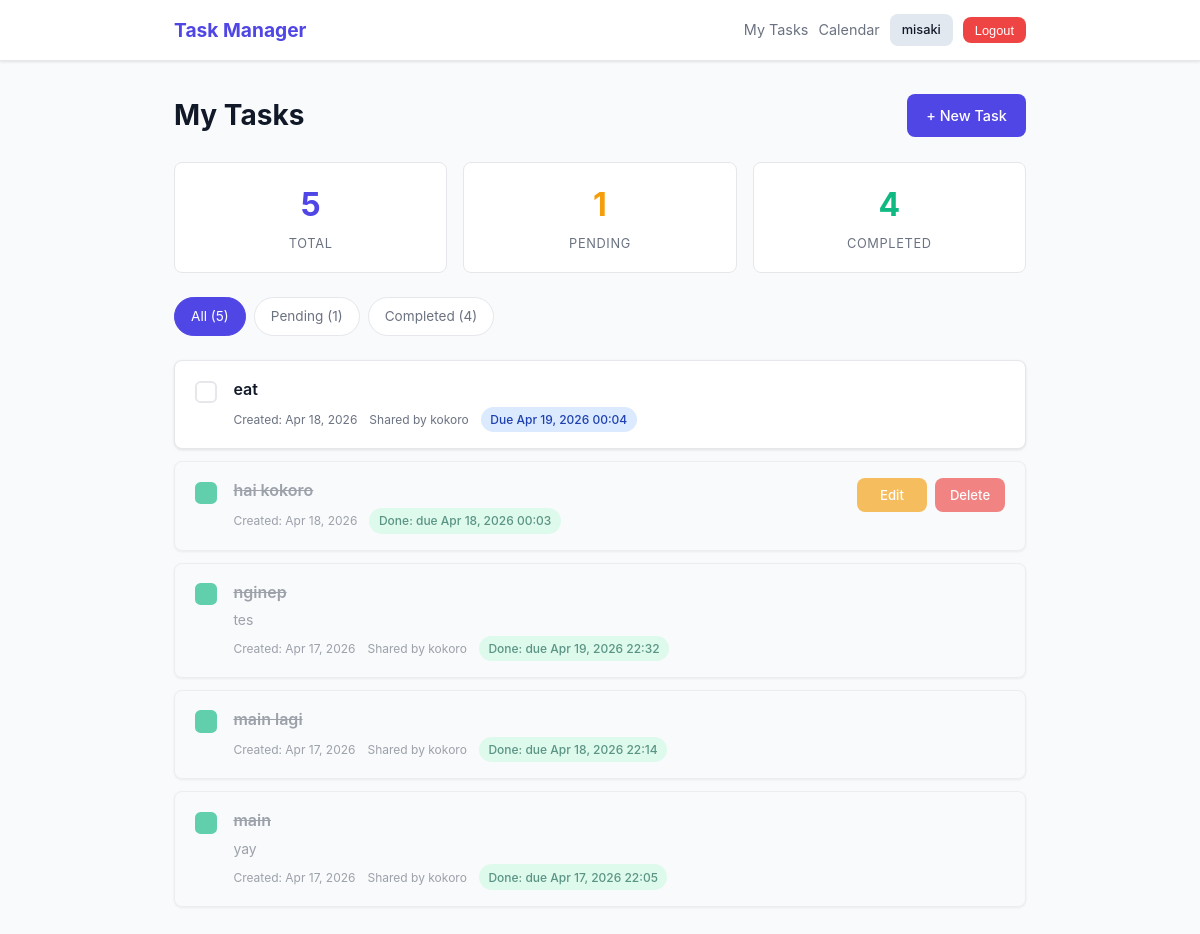
The page /tasks/?filter=all (signed in) on the database its author committed.
### tasks/models.py (models this page shows, shortened)
class Task(models.Model):
    user = models.ForeignKey(User, on_delete=models.CASCADE, related_name='tasks')
    title = models.CharField(max_length=200)
    description = models.TextField(blank=True)
    completed = models.BooleanField(default=False)
    deadline = models.DateTimeField(null=True, blank=True)
    created_at = models.DateTimeField(auto_now_add=True)
    updated_at = models.DateTimeField(auto_now=True)
    shared_with = models.ManyToManyField(
        User,
        through='SharedTask',
        related_name='shared_tasks',
        blank=True,
    )
    class Meta:
        ordering = ['-created_at']
    @property
    def is_overdue(self):
        if self.deadline and not self.completed:
            return timezone.now() > self.deadline
        return False

### tasks/views.py (the view)
# urls.py: path('tasks/', views.task_list_view, name='task_list'),
@login_required
def task_list_view(request):
    all_own_tasks = Task.objects.filter(user=request.user)
    all_shared_tasks = Task.objects.filter(shared_with=request.user)
    total_count = all_own_tasks.count() + all_shared_tasks.count()
    completed_count = all_own_tasks.filter(completed=True).count() + all_shared_tasks.filter(completed=True).count()
    pending_count = total_count - completed_count
    own_tasks = all_own_tasks
    shared_tasks = all_shared_tasks
    filter_param = request.GET.get('filter', 'all')
    if filter_param == 'completed':
        own_tasks = own_tasks.filter(completed=True)
        shared_tasks = shared_tasks.filter(completed=True)
    elif filter_param == 'pending':
        own_tasks = own_tasks.filter(completed=False)
        shared_tasks = shared_tasks.filter(completed=False)
    tasks = (own_tasks | shared_tasks).distinct().order_by('-created_at')
    context = {
        'tasks': tasks,
        'filter': filter_param,
        'total_count': total_count,
        'completed_count': completed_count,
        'pending_count': pending_count,
    }
    return render(request, 'tasks/task_list.html', context)

### tasks/templates/tasks/task_list.html (shortened to what this page needs)
{% extends 'base.html' %}
{% block content %}
<div class="page-header">
    <h1>My Tasks</h1>
    <a href="{% url 'task_create' %}" class="btn btn-primary">+ New Task</a>
</div>
<div class="stats-bar">
    <div class="stat-item">
        <span class="stat-number">{{ total_count }}</span>
        <span class="stat-label">Total</span>
    </div>
    <div class="stat-item">
        <span class="stat-number stat-pending">{{ pending_count }}</span>
        <span class="stat-label">Pending</span>
    </div>
    <div class="stat-item">
        <span class="stat-number stat-done">{{ completed_count }}</span>
        <span class="stat-label">Completed</span>
    </div>
</div>
<div class="filter-tabs">
    <a href="{% url 'task_list' %}?filter=all"
       class="filter-tab {% if filter == 'all' %}active{% endif %}">All ({{ total_count }})</a>
    <a href="{% url 'task_list' %}?filter=pending"
       class="filter-tab {% if filter == 'pending' %}active{% endif %}">Pending ({{ pending_count }})</a>
    <a href="{% url 'task_list' %}?filter=completed"
       class="filter-tab {% if filter == 'completed' %}active{% endif %}">Completed ({{ completed_count }})</a>
</div>
{% if tasks %}
    <div class="task-list">
        {% for task in tasks %}
            <div id="task-{{ task.pk }}" class="task-card {% if task.completed %}task-completed{% endif %} {% if task.is_overdue %}task-overdue{% endif %}">
                <div class="task-checkbox">
                    <form method="post" action="{% url 'task_toggle' task.pk %}" style="display:inline;">
                        <button type="submit" class="checkbox-btn {% if task.completed %}checkbox-checked{% endif %}" aria-label="Toggle task completion"></button>
                    </form>
                </div>
                <div class="task-content">
                    <h3 class="task-title {% if task.completed %}strikethrough{% endif %}">
                        {{ task.title }}
                    </h3>
                    {% if task.description %}
                        <p class="task-description">{{ task.description }}</p>
                    {% endif %}
                    <div class="task-meta-row">
                        <small class="task-meta">Created: {{ task.created_at|date:"M d, Y" }}</small>
                        {% if task.user != request.user %}
                            <span class="task-meta">Shared by {{ task.user.username }}</span>
                        {% endif %}
                        {% if task.deadline %}
                            {% if task.completed %}
                                <span class="deadline-badge deadline-done">
                                    Done: due {{ task.deadline|date:"M d, Y H:i" }}
                                </span>
                            {% elif task.is_overdue %}
                                <span class="deadline-badge deadline-overdue">
                                    Overdue: {{ task.deadline|date:"M d, Y H:i" }}
                                </span>
                            {% else %}
                                <span class="deadline-badge deadline-upcoming">
                                    Due {{ task.deadline|date:"M d, Y H:i" }}
                                </span>
                            {% endif %}
                        {% endif %}
                    </div>
                </div>
                <div class="task-actions">
                    {% if task.user == request.user %}
                        <a href="{% url 'task_update' task.pk %}" class="btn btn-warning btn-sm">Edit</a>
                        <a href="{% url 'task_delete' task.pk %}" class="btn btn-danger btn-sm">Delete</a>
                    {% endif %}
                </div>
            </div>
        {% endfor %}
    </div>
{% endif %}
{% endblock %}

### templates/base.html (shortened to what this page needs)
{% load static %}
<!DOCTYPE html>
<html lang="en">
<head>
    <link rel="stylesheet" href="{% static 'css/style.css' %}">
</head>
<body>
<nav class="navbar">
    <div class="nav-container">
        <a href="{% url 'task_list' %}" class="nav-brand">Task Manager</a>
        <div class="nav-links">
            {% if request.user.is_authenticated %}
                <a href="{% url 'task_list' %}" class="nav-link">My Tasks</a>
                <a href="{% url 'calendar' %}" class="nav-link">Calendar</a>
                <span class="btn btn-user btn-sm">{{ request.user.username }}</span>
                <form method="post" action="{% url 'logout' %}" class="nav-logout-form">
                    <button type="submit" class="btn btn-logout btn-sm">Logout</button>
                </form>
            {% else %}
                <a href="{% url 'login' %}" class="nav-link">Login</a>
                <a href="{% url 'register' %}" class="btn btn-primary btn-sm">Register</a>
            {% endif %}
        </div>
    </div>
</nav>
<main class="main-content">
    <div class="container">
        {% block content %}{% endblock %}
    </div>
</main>
</body>
</html>

### rows shown on the page
Task: completed False (drawn), title "eat", created_at "Apr 18, 2026", user.username "kokoro", deadline "Apr 19, 2026 00:04"
Task: completed True (drawn), title "hai kokoro", created_at "Apr 18, 2026", deadline "Apr 18, 2026 00:03", shows "Edit"
Task: completed True (drawn), title "nginep", description "tes", created_at "Apr 17, 2026", user.username "kokoro", deadline "Apr 19, 2026 22:32"
Task: completed True (drawn), title "main lagi", created_at "Apr 17, 2026", user.username "kokoro", deadline "Apr 18, 2026 22:14"
Task: completed True (drawn), title "main", description "yay", created_at "Apr 17, 2026", user.username "kokoro", deadline "Apr 17, 2026 22:05"

### other values the page prints
{{ request.user.username }} "misaki"
{{ total_count }} "5"
{{ pending_count }} "1"
{{ completed_count }} "4"
